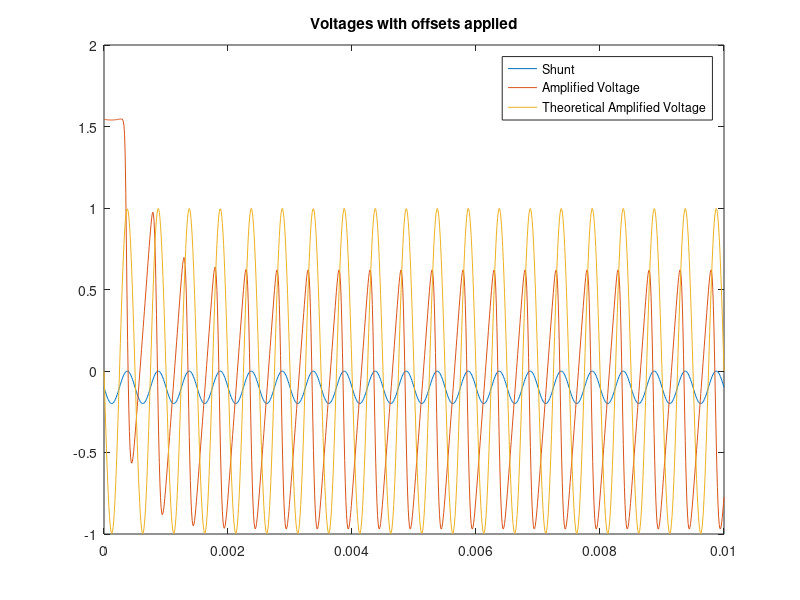

MATLAB code to generate this figure:
%% Analize Differential Amplifier

values = dlmread('VasVs.txt','',2,0);
time = values(:,1);
Vs = values(:,2);
Vad = values(:,3);

%%
close all

Gain = 10;
tVad = Vs*Gain;
figure(1)
plot(time,Vs,time,Vad-2.5,time,tVad+1)
legend('Shunt','Amplified Voltage','Theoretical Amplified Voltage')
title('Voltages with offsets applied')